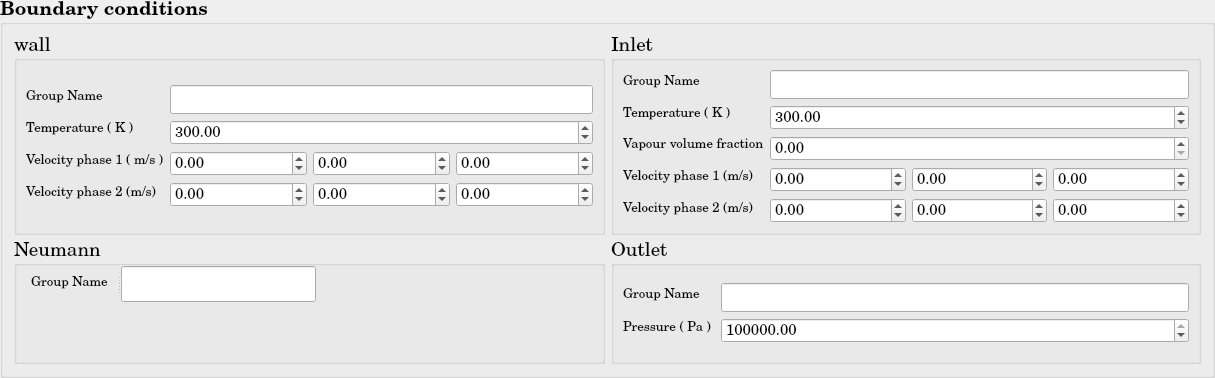
   <widget class="QGroupBox" name="FEqs_BoundaryConditionGroup">
    <property name="geometry">
     <rect>
      <x>37</x>
      <y>415</y>
      <width>1215</width>
      <height>378</height>
     </rect>
    </property>
    <property name="font">
     <font>
      <family>Century Schoolbook L</family>
      <pointsize>14</pointsize>
      <weight>75</weight>
      <bold>true</bold>
     </font>
    </property>
    <property name="title">
     <string>Boundary conditions</string>
    </property>
    <layout class="QGridLayout" name="gridLayout_20">
     <item row="0" column="0">
      <layout class="QGridLayout" name="FEqs_BoundaryConditionGroupgridLayout">
       <item row="0" column="0">
        <widget class="QGroupBox" name="FEqs_BoundaryCondition_Wall_Group">
         <property name="font">
          <font>
           <family>Century Schoolbook L</family>
           <pointsize>14</pointsize>
           <weight>50</weight>
           <bold>false</bold>
          </font>
         </property>
         <property name="title">
          <string>wall</string>
         </property>
         <layout class="QGridLayout" name="gridLayout_22">
          <item row="0" column="0">
           <layout class="QHBoxLayout" name="FEqs_BoundaryCondition_Wall_Layout">
            <item>
             <layout class="QVBoxLayout" name="FEqs_BoundaryCondition_Wall_vLayout_2">
              <item>
               <widget class="QLabel" name="FEqs_BC_Wall_GroupName">
                <property name="text">
                 <string>&lt;html&gt;&lt;head/&gt;&lt;body&gt;&lt;p&gt;&lt;span style=&quot; font-size:10pt;&quot;&gt;Group Name&lt;/span&gt;&lt;/p&gt;&lt;/body&gt;&lt;/html&gt;</string>
                </property>
               </widget>
              </item>
              <item>
               <widget class="QLabel" name="FEqs_BC_Wall_Temperature">
                <property name="text">
                 <string>&lt;html&gt;&lt;head/&gt;&lt;body&gt;&lt;p&gt;&lt;span style=&quot; font-size:10pt;&quot;&gt;Temperature ( K )&lt;/span&gt;&lt;/p&gt;&lt;/body&gt;&lt;/html&gt;</string>
                </property>
               </widget>
              </item>
              <item>
               <widget class="QLabel" name="FEqs_BC_Wall_VelocityP1">
                <property name="text">
                 <string>&lt;html&gt;&lt;head/&gt;&lt;body&gt;&lt;p&gt;&lt;span style=&quot; font-size:10pt;&quot;&gt;Velocity phase 1 ( m/s )&lt;/span&gt;&lt;/p&gt;&lt;/body&gt;&lt;/html&gt;</string>
                </property>
               </widget>
              </item>
              <item>
               <widget class="QLabel" name="FEqs_BC_Wall_VelocityP2">
                <property name="text">
                 <string>&lt;html&gt;&lt;head/&gt;&lt;body&gt;&lt;p&gt;&lt;span style=&quot; font-size:10pt;&quot;&gt;Velocity phase 2 (m/s)&lt;/span&gt;&lt;/p&gt;&lt;/body&gt;&lt;/html&gt;</string>
                </property>
               </widget>
              </item>
             </layout>
            </item>
            <item>
             <layout class="QVBoxLayout" name="FEqs_BoundaryCondition_Wall_vLayout">
              <item>
               <widget class="QLineEdit" name="FEqs_BC_Wall_GroupName_lineEdit"/>
              </item>
              <item>
               <widget class="QDoubleSpinBox" name="FEqs_BC_Wall_Temperature_doubleSpinBox">
                <property name="font">
                 <font>
                  <pointsize>11</pointsize>
                 </font>
                </property>
                <property name="maximum">
                 <double>999999999.990000009536743</double>
                </property>
                <property name="value">
                 <double>300.000000000000000</double>
                </property>
               </widget>
              </item>
              <item>
               <layout class="QHBoxLayout" name="FEqs_BC_Wall_VelocityP1Layout">
                <item>
                 <widget class="QDoubleSpinBox" name="FEqs_BC_Wall_VelocityP1_1d_doubleSpinBox">
                  <property name="font">
                   <font>
                    <pointsize>11</pointsize>
                   </font>
                  </property>
                  <property name="minimum">
                   <double>-1000000000.000000000000000</double>
                  </property>
                  <property name="maximum">
                   <double>1000000000.000000000000000</double>
                  </property>
                 </widget>
                </item>
                <item>
                 <widget class="QDoubleSpinBox" name="FEqs_BC_Wall_VelocityP1_2d_doubleSpinBox">
                  <property name="font">
                   <font>
                    <pointsize>11</pointsize>
                   </font>
                  </property>
                  <property name="minimum">
                   <double>-1000000000.000000000000000</double>
                  </property>
                  <property name="maximum">
                   <double>1000000000.000000000000000</double>
                  </property>
                 </widget>
                </item>
                <item>
                 <widget class="QDoubleSpinBox" name="FEqs_BC_Wall_VelocityP1_3d_doubleSpinBox">
                  <property name="font">
                   <font>
                    <pointsize>11</pointsize>
                   </font>
                  </property>
                  <property name="minimum">
                   <double>-1000000000.000000000000000</double>
                  </property>
                  <property name="maximum">
                   <double>1000000000.000000000000000</double>
                  </property>
                 </widget>
                </item>
               </layout>
              </item>
              <item>
               <layout class="QHBoxLayout" name="FEqs_BC_Wall_vLayout">
                <item>
                 <widget class="QDoubleSpinBox" name="FEqs_BC_Wall_VelocityP2_1d_doubleSpinBox">
                  <property name="font">
                   <font>
                    <pointsize>11</pointsize>
                   </font>
                  </property>
                  <property name="minimum">
                   <double>-1000000000.000000000000000</double>
                  </property>
                  <property name="maximum">
                   <double>1000000000.000000000000000</double>
                  </property>
                 </widget>
                </item>
                <item>
                 <widget class="QDoubleSpinBox" name="FEqs_BC_Wall_VelocityP2_2d_doubleSpinBox">
                  <property name="font">
                   <font>
                    <pointsize>11</pointsize>
                   </font>
                  </property>
                  <property name="minimum">
                   <double>-1000000000.000000000000000</double>
                  </property>
                  <property name="maximum">
                   <double>1000000000.000000000000000</double>
                  </property>
                 </widget>
                </item>
                <item>
                 <widget class="QDoubleSpinBox" name="FEqs_BC_Wall_VelocityP2_3d_doubleSpinBox">
                  <property name="font">
                   <font>
                    <pointsize>11</pointsize>
                   </font>
                  </property>
                  <property name="minimum">
                   <double>-1000000000.000000000000000</double>
                  </property>
                  <property name="maximum">
                   <double>1000000000.000000000000000</double>
                  </property>
                 </widget>
                </item>
               </layout>
              </item>
             </layout>
            </item>
           </layout>
          </item>
         </layout>
        </widget>
       </item>
       <item row="0" column="1">
        <widget class="QGroupBox" name="FEqs_BoundaryCondition_Inlet_Group">
         <property name="font">
          <font>
           <family>Century Schoolbook L</family>
           <pointsize>14</pointsize>
           <weight>50</weight>
           <bold>false</bold>
          </font>
         </property>
         <property name="title">
          <string>Inlet</string>
         </property>
         <layout class="QGridLayout" name="gridLayout_23">
          <item row="0" column="0">
           <layout class="QHBoxLayout" name="FEqs_BoundaryCondition_Inlet_Layout">
            <item>
             <layout class="QVBoxLayout" name="FEqs_BoundaryCondition_Inlet_vLayout_2">
              <item>
               <widget class="QLabel" name="FEqs_BC_Inlet_GroupName">
                <property name="text">
                 <string>&lt;html&gt;&lt;head/&gt;&lt;body&gt;&lt;p&gt;&lt;span style=&quot; font-size:10pt;&quot;&gt;Group Name&lt;/span&gt;&lt;/p&gt;&lt;/body&gt;&lt;/html&gt;</string>
                </property>
               </widget>
              </item>
              <item>
               <widget class="QLabel" name="FEqs_BC_Inlet_Temperature">
                <property name="text">
                 <string>&lt;html&gt;&lt;head/&gt;&lt;body&gt;&lt;p&gt;&lt;span style=&quot; font-size:10pt;&quot;&gt;Temperature ( K )&lt;/span&gt;&lt;/p&gt;&lt;/body&gt;&lt;/html&gt;</string>
                </property>
               </widget>
              </item>
              <item>
               <widget class="QLabel" name="FEqs_BC_Inlet_Alpha">
                <property name="text">
                 <string>&lt;html&gt;&lt;head/&gt;&lt;body&gt;&lt;p&gt;&lt;span style=&quot; font-size:10pt;&quot;&gt;Vapour volume fraction&lt;/span&gt;&lt;/p&gt;&lt;/body&gt;&lt;/html&gt;</string>
                </property>
               </widget>
              </item>
              <item>
               <widget class="QLabel" name="FEqs_BC_Inlet_VelocityP1">
                <property name="text">
                 <string>&lt;html&gt;&lt;head/&gt;&lt;body&gt;&lt;p&gt;&lt;span style=&quot; font-size:10pt;&quot;&gt;Velocity phase 1 (m/s)&lt;/span&gt;&lt;/p&gt;&lt;/body&gt;&lt;/html&gt;</string>
                </property>
               </widget>
              </item>
              <item>
               <widget class="QLabel" name="FEqs_BC_Inlet_VelocityP2">
                <property name="text">
                 <string>&lt;html&gt;&lt;head/&gt;&lt;body&gt;&lt;p&gt;&lt;span style=&quot; font-size:10pt;&quot;&gt;Velocity phase 2 (m/s)&lt;/span&gt;&lt;/p&gt;&lt;/body&gt;&lt;/html&gt;</string>
                </property>
               </widget>
              </item>
             </layout>
            </item>
            <item>
             <layout class="QVBoxLayout" name="FEqs_BoundaryCondition_Inlet_vLayout">
              <item>
               <widget class="QLineEdit" name="FEqs_BC_Inlet_GroupName_lineEdit"/>
              </item>
              <item>
               <widget class="QDoubleSpinBox" name="FEqs_BC_Inlet_Temperature_doubleSpinBox">
                <property name="font">
                 <font>
                  <pointsize>11</pointsize>
                 </font>
                </property>
                <property name="maximum">
                 <double>999999999.990000009536743</double>
                </property>
                <property name="value">
                 <double>300.000000000000000</double>
                </property>
               </widget>
              </item>
              <item>
               <widget class="QDoubleSpinBox" name="FEqs_BC_Inlet_Alpha_doubleSpinBox">
                <property name="font">
                 <font>
                  <pointsize>11</pointsize>
                 </font>
                </property>
                <property name="maximum">
                 <double>1.000000000000000</double>
                </property>
               </widget>
              </item>
              <item>
               <layout class="QHBoxLayout" name="FEqs_BC_Inlet_VelocityP1Layout">
                <item>
                 <widget class="QDoubleSpinBox" name="FEqs_BC_Inlet_VelocityP1_1d_doubleSpinBox">
                  <property name="font">
                   <font>
                    <pointsize>11</pointsize>
                   </font>
                  </property>
                  <property name="minimum">
                   <double>-1000000000.000000000000000</double>
                  </property>
                  <property name="maximum">
                   <double>1000000000.000000000000000</double>
                  </property>
                 </widget>
                </item>
                <item>
                 <widget class="QDoubleSpinBox" name="FEqs_BC_Inlet_VelocityP1_2d_doubleSpinBox">
                  <property name="font">
                   <font>
                    <pointsize>11</pointsize>
                   </font>
                  </property>
                  <property name="minimum">
                   <double>-1000000000.000000000000000</double>
                  </property>
                  <property name="maximum">
                   <double>1000000000.000000000000000</double>
                  </property>
                 </widget>
                </item>
                <item>
                 <widget class="QDoubleSpinBox" name="FEqs_BC_Inlet_VelocityP1_3d_doubleSpinBox">
                  <property name="font">
                   <font>
                    <pointsize>11</pointsize>
                   </font>
                  </property>
                  <property name="minimum">
                   <double>-1000000000.000000000000000</double>
                  </property>
                  <property name="maximum">
                   <double>1000000000.000000000000000</double>
                  </property>
                 </widget>
                </item>
               </layout>
              </item>
              <item>
               <layout class="QHBoxLayout" name="FEqs_BC_Inlet_VelocityP2Layout">
                <item>
                 <widget class="QDoubleSpinBox" name="FEqs_BC_Inlet_VelocityP2_1d_doubleSpinBox">
                  <property name="font">
                   <font>
                    <pointsize>11</pointsize>
                   </font>
                  </property>
                  <property name="minimum">
                   <double>-1000000000.000000000000000</double>
                  </property>
                  <property name="maximum">
                   <double>1000000000.000000000000000</double>
                  </property>
                 </widget>
                </item>
                <item>
                 <widget class="QDoubleSpinBox" name="FEqs_BC_Inlet_VelocityP2_2d_doubleSpinBox">
                  <property name="font">
                   <font>
                    <pointsize>11</pointsize>
                   </font>
                  </property>
                  <property name="minimum">
                   <double>-1000000000.000000000000000</double>
                  </property>
                  <property name="maximum">
                   <double>1000000000.000000000000000</double>
                  </property>
                 </widget>
                </item>
                <item>
                 <widget class="QDoubleSpinBox" name="FEqs_BC_Inlet_VelocityP2_3d_doubleSpinBox">
                  <property name="font">
                   <font>
                    <pointsize>11</pointsize>
                   </font>
                  </property>
                  <property name="minimum">
                   <double>-1000000000.000000000000000</double>
                  </property>
                  <property name="maximum">
                   <double>1000000000.000000000000000</double>
                  </property>
                 </widget>
                </item>
               </layout>
              </item>
             </layout>
            </item>
           </layout>
          </item>
         </layout>
        </widget>
       </item>
       <item row="1" column="0">
        <widget class="QGroupBox" name="FEqs_BoundaryCondition_Neumann_Group">
         <property name="font">
          <font>
           <family>Century Schoolbook L</family>
           <pointsize>14</pointsize>
           <weight>50</weight>
           <bold>false</bold>
          </font>
         </property>
         <property name="title">
          <string>Neumann</string>
         </property>
         <widget class="QSplitter" name="FEqs_BC_Neumann_GroupNameSplitter">
          <property name="geometry">
           <rect>
            <x>17</x>
            <y>25</y>
            <width>285</width>
            <height>36</height>
           </rect>
          </property>
          <property name="orientation">
           <enum>Qt::Horizontal</enum>
          </property>
          <widget class="QLabel" name="FEqs_BC_Neumann_GroupName">
           <property name="text">
            <string>&lt;html&gt;&lt;head/&gt;&lt;body&gt;&lt;p&gt;&lt;span style=&quot; font-size:10pt;&quot;&gt;Group Name&lt;/span&gt;&lt;/p&gt;&lt;/body&gt;&lt;/html&gt;</string>
           </property>
          </widget>
          <widget class="QLineEdit" name="FEqs_BC_Neumann_GroupName_lineEdit"/>
         </widget>
        </widget>
       </item>
       <item row="1" column="1">
        <widget class="QGroupBox" name="FEqs_BoundaryCondition_Outlet_Group">
         <property name="font">
          <font>
           <family>Century Schoolbook L</family>
           <pointsize>14</pointsize>
           <weight>50</weight>
           <bold>false</bold>
          </font>
         </property>
         <property name="title">
          <string>Outlet</string>
         </property>
         <layout class="QGridLayout" name="gridLayout_21">
          <item row="0" column="0">
           <layout class="QHBoxLayout" name="FEqs_BoundaryCondition_Outlet_Layout">
            <item>
             <layout class="QVBoxLayout" name="FEqs_BoundaryCondition_Outlet_vLayout_2">
              <item>
               <widget class="QLabel" name="FEqs_BC_Outlet_GroupName">
                <property name="text">
                 <string>&lt;html&gt;&lt;head/&gt;&lt;body&gt;&lt;p&gt;&lt;span style=&quot; font-size:10pt;&quot;&gt;Group Name&lt;/span&gt;&lt;/p&gt;&lt;/body&gt;&lt;/html&gt;</string>
                </property>
               </widget>
              </item>
              <item>
               <widget class="QLabel" name="FEqs_BC_Outlet_Pressure">
                <property name="text">
                 <string>&lt;html&gt;&lt;head/&gt;&lt;body&gt;&lt;p&gt;&lt;span style=&quot; font-size:10pt;&quot;&gt;Pressure ( Pa ) &lt;/span&gt;&lt;/p&gt;&lt;/body&gt;&lt;/html&gt;</string>
                </property>
               </widget>
              </item>
             </layout>
            </item>
            <item>
             <layout class="QVBoxLayout" name="FEqs_BoundaryCondition_Outlet_vLayout">
              <item>
               <widget class="QLineEdit" name="FEqs_BC_Outlet_GroupNamelineEdit"/>
              </item>
              <item>
               <widget class="QDoubleSpinBox" name="FEqs_BC_Outlet_PressuredoubleSpinBox">
                <property name="font">
                 <font>
                  <pointsize>11</pointsize>
                 </font>
                </property>
                <property name="maximum">
                 <double>1000000000.000000000000000</double>
                </property>
                <property name="value">
                 <double>100000.000000000000000</double>
                </property>
               </widget>
              </item>
             </layout>
            </item>
           </layout>
          </item>
         </layout>
        </widget>
       </item>
      </layout>
     </item>
    </layout>
   </widget>
